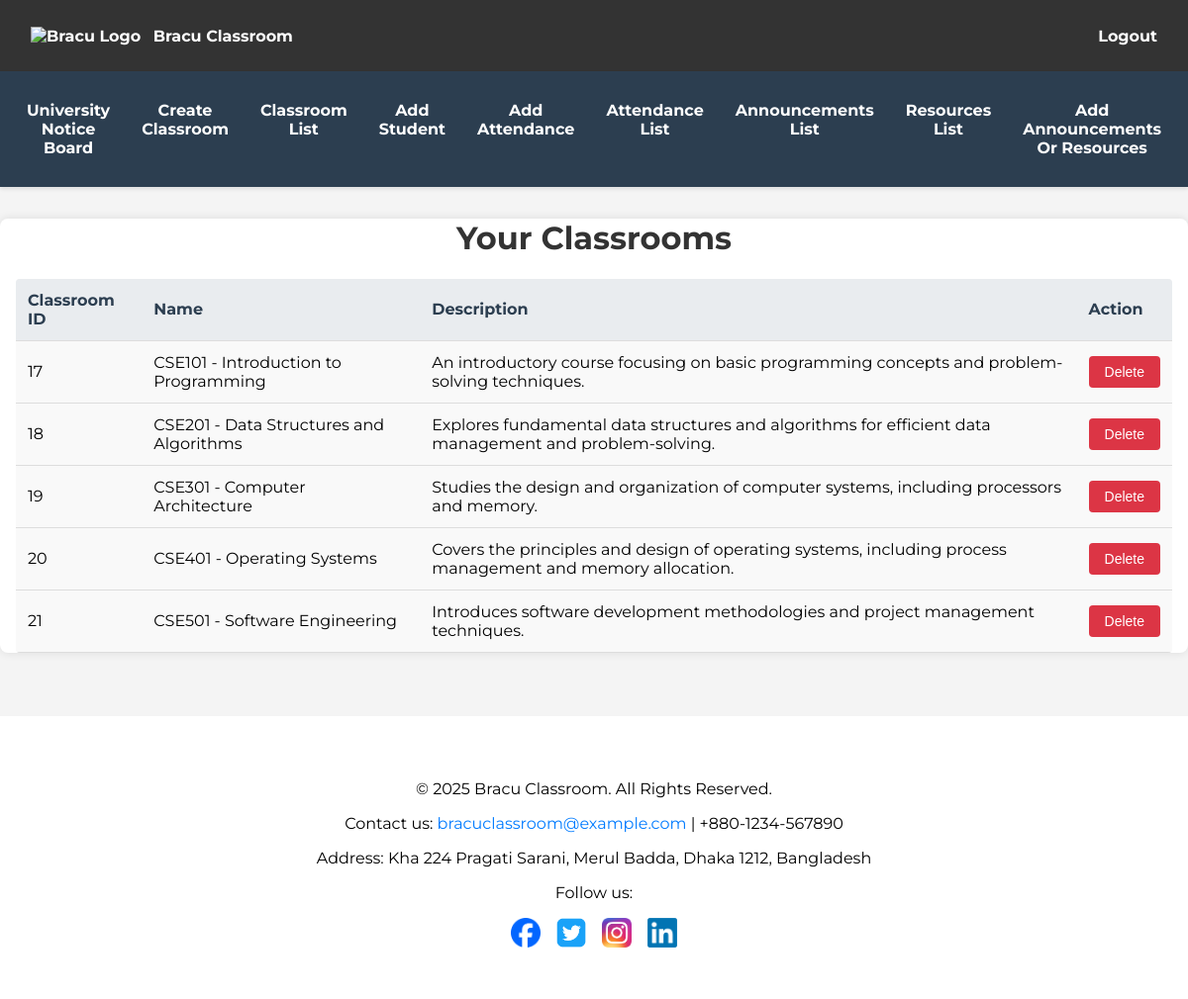
Screenshot of /faculty_dashboard/classroom_list/ (signed in) with the database file from the repository.
### app1/models.py (models this page shows, shortened)
class Classrooms(models.Model):
    classroom_id = models.AutoField(primary_key=True)  # Primary Key, Auto-incremented Integer
    faculty_id = models.ForeignKey(All_Users, on_delete=models.CASCADE, related_name='created_classrooms')  # Faculty who created the classroom
    name = models.CharField(max_length=255)
    description = models.TextField(blank=True, null=True)  # Optional description
    created_at = models.DateTimeField(auto_now_add=True)  # Timestamp for classroom creation

### app1/views.py (the view, shortened to what this page needs)
# urls.py: path('faculty_dashboard/classroom_list/', views.classroom_list, name='classroom_list'),
@login_required
def classroom_list(request):
    if request.user.role != 'faculty':
        messages.error(request, 'Only faculty can view their classrooms.')
        return redirect('faculty_dashboard')
    classrooms = Classrooms.objects.filter(faculty_id=request.user).order_by('name')
    return render(request, 'faculty/classroom_list.html', {'classrooms': classrooms})

### app1/templates/faculty/classroom_list.html (shortened to what this page needs)
{% extends 'base_faculty.html' %}
{% block content %}
<div class="">
    <h1 class="mb-4">Your Classrooms</h1>
    {% if classrooms %}
    <table class="request-table">
            <thead>
                <tr>
                    <th>Classroom ID</th>
                    <th>Name</th>
                    <th>Description</th>
                    <th>Action</th>
                </tr>
            </thead>
            <tbody>
                {% for classroom in classrooms %}
                    <tr>
                        <td>{{ classroom.classroom_id }}</td>
                        <td>{{ classroom.name }}</td>
                        <td>{{ classroom.description|default:"No description" }}</td>
                        <td>
                            <form method="post">
                                <button type="submit" name="delete" class="delete-btn">Delete</button>
                            </form>
                        </td>
                    </tr>
                {% endfor %}
            </tbody>
        </table>
    {% else %}
        <p class="alert alert-info">You have not created any classrooms yet.</p>
    {% endif %}
</div>
{% endblock %}

### static/css/styles.css (style rules this page uses)
body { font-family: 'Montserrat', sans-serif; margin: 0; padding: 0; background-color: #f4f4f4; }
h1, h2, h3 { text-align: center; color: #333; }
form { display: flex; flex-direction: column; gap: 10px; }
button, .submit-btn { background-color: #007bff; color: white; padding: 0.75em 1.5em; border: none; border-radius: 4px; cursor: pointer; transition: background-color 0.3s; }
.delete-btn { background-color: #dc3545; color: white; padding: 0.5em 1em; border: none; border-radius: 4px; cursor: pointer; transition: background-color 0.3s; }
table, .request-table, .attendance-table, .announcement-table { width: 100%; border-collapse: collapse; margin: 20px 0; background-color: #f9f9f9; border-radius: 4px; overflow: hidden; }
table th, table td, .request-table th, .request-table td, .attendance-table th, .attendance-table td, .announcement-table th, .announcement-table td { padding: 12px; text-align: left; border-bottom: 1px solid #ddd; }
table th, .attendance-table th, .announcement-table th { background-color: #007bff; color: white; }
.request-table th { background-color: #e9ecef; color: #2c3e50; }
.request-table button { padding: 8px 16px; border: none; border-radius: 4px; font-size: 14px; cursor: pointer; transition: background-color 0.3s; }

### rows the page displays
Classrooms: classroom_id "17", name "CSE101 - Introduction to Programming", description "An introductory course focusing on basic programming concepts and problem-solving techniques."
Classrooms: classroom_id "18", name "CSE201 - Data Structures and Algorithms", description "Explores fundamental data structures and algorithms for efficient data management and problem-solving."
Classrooms: classroom_id "19", name "CSE301 - Computer Architecture", description "Studies the design and organization of computer systems, including processors and memory."
Classrooms: classroom_id "20", name "CSE401 - Operating Systems", description "Covers the principles and design of operating systems, including process management and memory allocation."
Classrooms: classroom_id "21", name "CSE501 - Software Engineering", description "Introduces software development methodologies and project management techniques."
